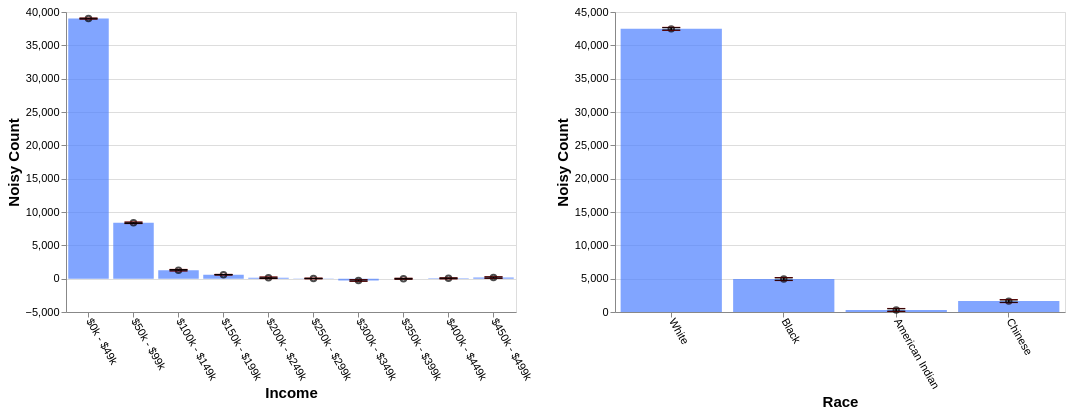

Describe this chart as a Vega-Lite specification.
### Vega-Lite specification from a JSON file in a GitHub repository (floating-point values rounded to 4 significant figures)
{"config": {"view": {"continuousWidth": 400, "continuousHeight": 300}, "axis": {"labelFontSize": 11, "titleFontSize": 15}, "axisBottom": {"labelAngle": 60}}, "hconcat": [{"layer": [{"mark": "bar", "encoding": {"color": {"value": "transparent"}, "tooltip": [{"aggregate": "sum", "field": "noisy_count", "title": "noisy count", "type": "quantitative"}, {"aggregate": "sum", "field": "noisy_count_prev", "title": "prev count", "type": "quantitative"}, {"aggregate": "sum", "field": "error", "title": "current error", "type": "quantitative"}, {"aggregate": "sum", "field": "error_prev", "title": "prev error", "type": "quantitative"}], "x": {"field": "income", "sort": null, "title": "Income", "type": "ordinal"}}, "height": 300, "selection": {"selector625": {"type": "interval", "encodings": ["x"]}}, "transform": [{"filter": {"selection": "selector626"}}], "width": 450}, {"mark": {"type": "bar", "color": "gray", "opacity": 0}, "encoding": {"x": {"field": "income", "sort": null, "title": "Income", "type": "ordinal"}, "y": {"aggregate": "sum", "field": "noisy_count_prev", "type": "quantitative"}}, "transform": [{"filter": {"selection": "selector626"}}]}, {"mark": {"type": "bar", "color": "#4C7FFF", "opacity": 0.7}, "encoding": {"x": {"field": "income", "sort": null, "title": "Income", "type": "ordinal"}, "y": {"aggregate": "sum", "field": "noisy_count", "type": "quantitative"}}, "transform": [{"filter": {"selection": "selector626"}}]}, {"mark": {"type": "point", "color": "black", "opacity": 0.7}, "encoding": {"x": {"field": "income", "sort": null, "title": "Income", "type": "ordinal"}, "y": {"aggregate": "sum", "field": "noisy_count", "title": "Noisy Count", "type": "quantitative"}}, "transform": [{"filter": {"selection": "selector626"}}]}, {"mark": {"type": "rule", "color": "#B6B6B6", "size": 2, "strokeDash": [3, 3]}, "encoding": {"x": {"field": "income", "sort": null, "title": "Income", "type": "ordinal"}, "y": {"aggregate": "sum", "field": "plus_error_prev_income", "title": "", "type": "quantitative"}, "y2": {"aggregate": "sum", "field": "minus_error_prev_income", "title": ""}}, "transform": [{"filter": {"selection": "selector626"}}]}, {"mark": {"type": "tick", "color": "#B90000", "size": 0, "strokeDash": [1, 1]}, "encoding": {"x": {"field": "income", "sort": null, "title": "Income", "type": "ordinal"}, "y": {"aggregate": "sum", "field": "plus_error_prev_income", "type": "quantitative"}}, "transform": [{"filter": {"selection": "selector626"}}]}, {"mark": {"type": "tick", "color": "#B90000", "size": 0, "strokeDash": [3, 1]}, "encoding": {"x": {"field": "income", "sort": null, "title": "Income", "type": "ordinal"}, "y": {"aggregate": "sum", "field": "minus_error_prev_income", "type": "quantitative"}}, "transform": [{"filter": {"selection": "selector626"}}]}, {"mark": {"type": "rule", "color": "black", "size": 2}, "encoding": {"x": {"field": "income", "sort": null, "title": "Income", "type": "ordinal"}, "y": {"aggregate": "sum", "field": "plus_error", "title": "", "type": "quantitative"}, "y2": {"aggregate": "sum", "field": "minus_error", "title": ""}}, "transform": [{"filter": {"selection": "selector626"}}]}, {"mark": {"type": "tick", "color": "black", "width": 0}, "encoding": {"x": {"field": "income", "sort": null, "title": "Income", "type": "ordinal"}, "y": {"aggregate": "sum", "field": "plus_error", "type": "quantitative"}}, "transform": [{"filter": {"selection": "selector626"}}]}, {"mark": {"type": "tick", "color": "black", "width": 0}, "encoding": {"x": {"field": "income", "sort": null, "title": "Income", "type": "ordinal"}, "y": {"aggregate": "sum", "field": "minus_error", "type": "quantitative"}}, "transform": [{"filter": {"selection": "selector626"}}]}]}, {"layer": [{"mark": "bar", "encoding": {"color": {"value": "transparent"}, "tooltip": [{"aggregate": "sum", "field": "noisy_count", "title": "noisy count", "type": "quantitative"}, {"aggregate": "sum", "field": "noisy_count_prev", "title": "prev count", "type": "quantitative"}, {"aggregate": "sum", "field": "error", "title": "current error", "type": "quantitative"}, {"aggregate": "sum", "field": "error_prev", "title": "prev error", "type": "quantitative"}], "x": {"field": "race", "sort": null, "title": "Race", "type": "ordinal"}}, "height": 300, "selection": {"selector626": {"type": "interval", "encodings": ["x"]}}, "transform": [{"filter": {"selection": "selector625"}}], "width": 450}, {"mark": {"type": "bar", "color": "gray", "opacity": 0}, "encoding": {"x": {"field": "race", "sort": null, "title": "Race", "type": "ordinal"}, "y": {"aggregate": "sum", "field": "noisy_count_prev", "type": "quantitative"}}, "transform": [{"filter": {"selection": "selector625"}}]}, {"mark": {"type": "bar", "color": "#4C7FFF", "opacity": 0.7}, "encoding": {"x": {"field": "race", "sort": null, "title": "Race", "type": "ordinal"}, "y": {"aggregate": "sum", "field": "noisy_count", "type": "quantitative"}}, "transform": [{"filter": {"selection": "selector625"}}]}, {"mark": {"type": "point", "color": "black", "opacity": 0.7}, "encoding": {"x": {"field": "race", "sort": null, "title": "Race", "type": "ordinal"}, "y": {"aggregate": "sum", "field": "noisy_count", "title": "Noisy Count", "type": "quantitative"}}, "transform": [{"filter": {"selection": "selector625"}}]}, {"mark": {"type": "rule", "color": "#B6B6B6", "size": 2, "strokeDash": [3, 3]}, "encoding": {"x": {"field": "race", "sort": null, "title": "Race", "type": "ordinal"}, "y": {"aggregate": "sum", "field": "plus_error_prev_race", "title": "", "type": "quantitative"}, "y2": {"aggregate": "sum", "field": "minus_error_prev_race", "title": ""}}, "transform": [{"filter": {"selection": "selector625"}}]}, {"mark": {"type": "tick", "color": "#B90000", "size": 0, "strokeDash": [1, 1]}, "encoding": {"x": {"field": "race", "sort": null, "title": "Race", "type": "ordinal"}, "y": {"aggregate": "sum", "field": "plus_error_prev_race", "type": "quantitative"}}, "transform": [{"filter": {"selection": "selector625"}}]}, {"mark": {"type": "tick", "color": "#B90000", "size": 0, "strokeDash": [3, 1]}, "encoding": {"x": {"field": "race", "sort": null, "title": "Race", "type": "ordinal"}, "y": {"aggregate": "sum", "field": "minus_error_prev_race", "type": "quantitative"}}, "transform": [{"filter": {"selection": "selector625"}}]}, {"mark": {"type": "rule", "color": "black", "size": 2}, "encoding": {"x": {"field": "race", "sort": null, "title": "Race", "type": "ordinal"}, "y": {"aggregate": "sum", "field": "plus_error", "title": "", "type": "quantitative"}, "y2": {"aggregate": "sum", "field": "minus_error", "title": ""}}, "transform": [{"filter": {"selection": "selector625"}}]}, {"mark": {"type": "tick", "color": "black", "width": 0}, "encoding": {"x": {"field": "race", "sort": null, "title": "Race", "type": "ordinal"}, "y": {"aggregate": "sum", "field": "plus_error", "type": "quantitative"}}, "transform": [{"filter": {"selection": "selector625"}}]}, {"mark": {"type": "tick", "color": "black", "width": 0}, "encoding": {"x": {"field": "race", "sort": null, "title": "Race", "type": "ordinal"}, "y": {"aggregate": "sum", "field": "minus_error", "type": "quantitative"}}, "transform": [{"filter": {"selection": "selector625"}}]}]}], "data": {"name": "data-3b63537cda1b923094b77ac823c52142"}, "$schema": "https://vega.github.io/schema/vega-lite/v4.17.0.json", "datasets": {"data-3b63537cda1b923094b77ac823c52142": [{"income": "$0k - $49k", "race": "White", "noisy_count": 33170.0, "true_count": 33160.0, "plus_error": 33180.0, "minus_error": 33150.0, "error": 15.0, "noisy_count_prev": 33160.0, "true_count_prev": 33160.0, "plus_error_prev": 33170.0, "minus_error_prev": 33140.0, "error_prev": 18.1, "plus_error_prev_income": 33180.0, "minus_error_prev_income": 33150.0, "plus_error_prev_race": 33180.0, "minus_error_prev_race": 33140.0}, {"income": "$0k - $49k", "race": "Black", "noisy_count": 4277.0, "true_count": 4314.0, "plus_error": 4292.0, "minus_error": 4262.0, "error": 15.0, "noisy_count_prev": 4282.0, "true_count_prev": 4314.0, "plus_error_prev": 4300.0, "minus_error_prev": 4264.0, "error_prev": 18.1, "plus_error_prev_income": 4307.0, "minus_error_prev_income": 4271.0, "plus_error_prev_race": 4303.0, "minus_error_prev_race": 4267.0}, {"income": "$0k - $49k", "race": "American Indian", "noisy_count": 519.5, "true_count": 489.0, "plus_error": 534.5, "minus_error": 504.4, "error": 15.0, "noisy_count_prev": 507.7, "true_count_prev": 489.0, "plus_error_prev": 525.7, "minus_error_prev": 489.6, "error_prev": 18.1, "plus_error_prev_income": 532.9, "minus_error_prev_income": 496.8, "plus_error_prev_race": 523.9, "minus_error_prev_race": 487.8}, {"income": "$0k - $49k", "race": "Chinese", "noisy_count": 1051.0, "true_count": 992.0, "plus_error": 1066.0, "minus_error": 1036.0, "error": 15.0, "noisy_count_prev": 1038.0, "true_count_prev": 992.0, "plus_error_prev": 1057.0, "minus_error_prev": 1020.0, "error_prev": 18.1, "plus_error_prev_income": 1064.0, "minus_error_prev_income": 1028.0, "plus_error_prev_race": 1058.0, "minus_error_prev_race": 1021.0}, {"income": "$50k - $99k", "race": "White", "noisy_count": 7516.0, "true_count": 7572.0, "plus_error": 7538.0, "minus_error": 7494.0, "error": 22.4, "noisy_count_prev": 7527.0, "true_count_prev": 7572.0, "plus_error_prev": 7557.0, "minus_error_prev": 7497.0, "error_prev": 29.8, "plus_error_prev_income": 7554.0, "minus_error_prev_income": 7494.0, "plus_error_prev_race": 7559.0, "minus_error_prev_race": 7499.0}, {"income": "$50k - $99k", "race": "Black", "noisy_count": 521.0, "true_count": 547.0, "plus_error": 543.4, "minus_error": 498.6, "error": 22.4, "noisy_count_prev": 515.2, "true_count_prev": 547.0, "plus_error_prev": 545.0, "minus_error_prev": 485.4, "error_prev": 29.8, "plus_error_prev_income": 541.7, "minus_error_prev_income": 482.1, "plus_error_prev_race": 547.9, "minus_error_prev_race": 488.3}, {"income": "$50k - $99k", "race": "American Indian", "noisy_count": 5.6, "true_count": 64.0, "plus_error": 27.9, "minus_error": -16.8, "error": 22.4, "noisy_count_prev": 18.2, "true_count_prev": 64.0, "plus_error_prev": 48.0, "minus_error_prev": -11.6, "error_prev": 29.8, "plus_error_prev_income": 44.72, "minus_error_prev_income": -14.88, "plus_error_prev_race": 46.16, "minus_error_prev_race": -13.44}, {"income": "$50k - $99k", "race": "Chinese", "noisy_count": 333.4, "true_count": 344.0, "plus_error": 355.8, "minus_error": 311.1, "error": 22.4, "noisy_count_prev": 328.7, "true_count_prev": 344.0, "plus_error_prev": 358.5, "minus_error_prev": 298.9, "error_prev": 29.8, "plus_error_prev_income": 355.2, "minus_error_prev_income": 295.6, "plus_error_prev_race": 359.5, "minus_error_prev_race": 299.9}, {"income": "$100k - $149k", "race": "White", "noisy_count": 1032.0, "true_count": 1036.0, "plus_error": 1055.0, "minus_error": 1010.0, "error": 22.4, "noisy_count_prev": 1007.0, "true_count_prev": 1036.0, "plus_error_prev": 1036.0, "minus_error_prev": 976.9, "error_prev": 29.8, "plus_error_prev_income": 1043.0, "minus_error_prev_income": 983.7, "plus_error_prev_race": 1039.0, "minus_error_prev_race": 979.0}, {"income": "$100k - $149k", "race": "Black", "noisy_count": 20.7, "true_count": 45.0, "plus_error": 43.1, "minus_error": -1.6, "error": 22.4, "noisy_count_prev": 32.4, "true_count_prev": 45.0, "plus_error_prev": 62.2, "minus_error_prev": 2.6, "error_prev": 29.8, "plus_error_prev_income": 68.98, "minus_error_prev_income": 9.375, "plus_error_prev_race": 65.08, "minus_error_prev_race": 5.48}, {"income": "$100k - $149k", "race": "American Indian", "noisy_count": 61.8, "true_count": 4.0, "plus_error": 84.2, "minus_error": 39.5, "error": 22.4, "noisy_count_prev": 53.4, "true_count_prev": 4.0, "plus_error_prev": 83.2, "minus_error_prev": 23.6, "error_prev": 29.8, "plus_error_prev_income": 89.98, "minus_error_prev_income": 30.38, "plus_error_prev_race": 81.36, "minus_error_prev_race": 21.76}, {"income": "$100k - $149k", "race": "Chinese", "noisy_count": 157.2, "true_count": 64.0, "plus_error": 179.6, "minus_error": 134.8, "error": 22.4, "noisy_count_prev": 152.5, "true_count_prev": 64.0, "plus_error_prev": 182.3, "minus_error_prev": 122.7, "error_prev": 29.8, "plus_error_prev_income": 189.1, "minus_error_prev_income": 129.5, "plus_error_prev_race": 183.3, "minus_error_prev_race": 123.7}, {"income": "$150k - $199k", "race": "White", "noisy_count": 567.2, "true_count": 559.0, "plus_error": 576.1, "minus_error": 558.3, "error": 8.9, "noisy_count_prev": 566.1, "true_count_prev": 559.0, "plus_error_prev": 578.8, "minus_error_prev": 553.4, "error_prev": 12.7, "plus_error_prev_income": 579.7, "minus_error_prev_income": 554.3, "plus_error_prev_race": 580.9, "minus_error_prev_race": 555.5}, {"income": "$150k - $199k", "race": "Black", "noisy_count": -14.7, "true_count": 15.0, "plus_error": -5.8, "minus_error": -23.7, "error": 8.9, "noisy_count_prev": -19.8, "true_count_prev": 15.0, "plus_error_prev": -7.1, "minus_error_prev": -32.4, "error_prev": 12.7, "plus_error_prev_income": -6.175, "minus_error_prev_income": -31.47, "plus_error_prev_race": -4.22, "minus_error_prev_race": -29.52}, {"income": "$150k - $199k", "race": "American Indian", "noisy_count": 4.2, "true_count": 1.0, "plus_error": 13.1, "minus_error": -4.7, "error": 8.9, "noisy_count_prev": 8.9, "true_count_prev": 1.0, "plus_error_prev": 21.6, "minus_error_prev": -3.8, "error_prev": 12.7, "plus_error_prev_income": 22.53, "minus_error_prev_income": -2.875, "plus_error_prev_race": 19.76, "minus_error_prev_race": -5.64}, {"income": "$150k - $199k", "race": "Chinese", "noisy_count": 37.7, "true_count": 34.0, "plus_error": 46.6, "minus_error": 28.8, "error": 8.9, "noisy_count_prev": 35.5, "true_count_prev": 34.0, "plus_error_prev": 48.2, "minus_error_prev": 22.8, "error_prev": 12.7, "plus_error_prev_income": 49.13, "minus_error_prev_income": 23.73, "plus_error_prev_race": 49.18, "minus_error_prev_race": 23.78}, {"income": "$200k - $249k", "race": "White", "noisy_count": 211.1, "true_count": 122.0, "plus_error": 233.4, "minus_error": 188.7, "error": 22.4, "noisy_count_prev": 206.9, "true_count_prev": 122.0, "plus_error_prev": 236.7, "minus_error_prev": 177.1, "error_prev": 29.8, "plus_error_prev_income": 232.4, "minus_error_prev_income": 172.8, "plus_error_prev_race": 238.8, "minus_error_prev_race": 179.2}, {"income": "$200k - $249k", "race": "Black", "noisy_count": 3.8, "true_count": 7.0, "plus_error": 26.1, "minus_error": -18.6, "error": 22.4, "noisy_count_prev": 9.0, "true_count_prev": 7.0, "plus_error_prev": 38.8, "minus_error_prev": -20.8, "error_prev": 29.8, "plus_error_prev_income": 34.47, "minus_error_prev_income": -25.13, "plus_error_prev_race": 41.68, "minus_error_prev_race": -17.92}, {"income": "$200k - $249k", "race": "American Indian", "noisy_count": -27.7, "true_count": 3.0, "plus_error": -5.3, "minus_error": -50.1, "error": 22.4, "noisy_count_prev": -19.9, "true_count_prev": 3.0, "plus_error_prev": 9.9, "minus_error_prev": -49.7, "error_prev": 29.8, "plus_error_prev_income": 5.575, "minus_error_prev_income": -54.03, "plus_error_prev_race": 8.06, "minus_error_prev_race": -51.54}, {"income": "$200k - $249k", "race": "Chinese", "noisy_count": -56.9, "true_count": 5.0, "plus_error": -34.5, "minus_error": -79.2, "error": 22.4, "noisy_count_prev": -48.4, "true_count_prev": 5.0, "plus_error_prev": -18.6, "minus_error_prev": -78.2, "error_prev": 29.8, "plus_error_prev_income": -22.93, "minus_error_prev_income": -82.53, "plus_error_prev_race": -17.62, "minus_error_prev_race": -77.22}, {"income": "$250k - $299k", "race": "White", "noisy_count": 65.0, "true_count": 43.0, "plus_error": 73.8, "minus_error": 56.1, "error": 8.8, "noisy_count_prev": 58.5, "true_count_prev": 43.0, "plus_error_prev": 71.1, "minus_error_prev": 46.0, "error_prev": 12.6, "plus_error_prev_income": 73.38, "minus_error_prev_income": 48.27, "plus_error_prev_race": 73.16, "minus_error_prev_race": 48.06}, {"income": "$250k - $299k", "race": "Black", "noisy_count": 14.4, "true_count": 0.0, "plus_error": 23.3, "minus_error": 5.6, "error": 8.8, "noisy_count_prev": 7.3, "true_count_prev": 0.0, "plus_error_prev": 19.9, "minus_error_prev": -5.2, "error_prev": 12.6, "plus_error_prev_income": 22.17, "minus_error_prev_income": -2.925, "plus_error_prev_race": 22.78, "minus_error_prev_race": -2.32}, {"income": "$250k - $299k", "race": "American Indian", "noisy_count": -50.0, "true_count": 0.0, "plus_error": -41.2, "minus_error": -58.9, "error": 8.8, "noisy_count_prev": -50.9, "true_count_prev": 0.0, "plus_error_prev": -38.3, "minus_error_prev": -63.4, "error_prev": 12.6, "plus_error_prev_income": -36.02, "minus_error_prev_income": -61.12, "plus_error_prev_race": -40.14, "minus_error_prev_race": -65.24}, {"income": "$250k - $299k", "race": "Chinese", "noisy_count": 0.5, "true_count": 3.0, "plus_error": 9.3, "minus_error": -8.4, "error": 8.8, "noisy_count_prev": 5.9, "true_count_prev": 3.0, "plus_error_prev": 18.5, "minus_error_prev": -6.7, "error_prev": 12.6, "plus_error_prev_income": 20.77, "minus_error_prev_income": -4.425, "plus_error_prev_race": 19.48, "minus_error_prev_race": -5.72}, {"income": "$300k - $349k", "race": "White", "noisy_count": -32.0, "true_count": 11.0, "plus_error": -9.7, "minus_error": -54.4, "error": 22.4, "noisy_count_prev": -32.3, "true_count_prev": 11.0, "plus_error_prev": -2.5, "minus_error_prev": -62.1, "error_prev": 29.8, "plus_error_prev_income": -10.52, "minus_error_prev_income": -70.12, "plus_error_prev_race": -0.44, "minus_error_prev_race": -60.04}, {"income": "$300k - $349k", "race": "Black", "noisy_count": -33.0, "true_count": 1.0, "plus_error": -10.6, "minus_error": -55.4, "error": 22.4, "noisy_count_prev": -21.0, "true_count_prev": 1.0, "plus_error_prev": 8.8, "minus_error_prev": -50.8, "error_prev": 29.8, "plus_error_prev_income": 0.775, "minus_error_prev_income": -58.82, "plus_error_prev_race": 11.68, "minus_error_prev_race": -47.92}, {"income": "$300k - $349k", "race": "American Indian", "noisy_count": -141.9, "true_count": 0.0, "plus_error": -119.5, "minus_error": -164.3, "error": 22.4, "noisy_count_prev": -128.5, "true_count_prev": 0.0, "plus_error_prev": -98.7, "minus_error_prev": -158.4, "error_prev": 29.8, "plus_error_prev_income": -106.7, "minus_error_prev_income": -166.4, "plus_error_prev_race": -100.5, "minus_error_prev_race": -160.2}, {"income": "$300k - $349k", "race": "Chinese", "noisy_count": -64.8, "true_count": 0.0, "plus_error": -42.4, "minus_error": -87.2, "error": 22.4, "noisy_count_prev": -57.8, "true_count_prev": 0.0, "plus_error_prev": -28.0, "minus_error_prev": -87.6, "error_prev": 29.8, "plus_error_prev_income": -36.02, "minus_error_prev_income": -95.62, "plus_error_prev_race": -27.02, "minus_error_prev_race": -86.62}, {"income": "$350k - $399k", "race": "White", "noisy_count": 29.5, "true_count": 2.0, "plus_error": 44.4, "minus_error": 14.5, "error": 15.0, "noisy_count_prev": 25.0, "true_count_prev": 2.0, "plus_error_prev": 43.0, "minus_error_prev": 7.0, "error_prev": 18.0, "plus_error_prev_income": 47.77, "minus_error_prev_income": 11.77, "plus_error_prev_race": 45.06, "minus_error_prev_race": 9.06}, {"income": "$350k - $399k", "race": "Black", "noisy_count": -12.8, "true_count": 0.0, "plus_error": 2.1, "minus_error": -27.8, "error": 15.0, "noisy_count_prev": -15.0, "true_count_prev": 0.0, "plus_error_prev": 3.0, "minus_error_prev": -32.9, "error_prev": 18.0, "plus_error_prev_income": 7.775, "minus_error_prev_income": -28.12, "plus_error_prev_race": 5.88, "minus_error_prev_race": -30.02}, {"income": "$350k - $399k", "race": "American Indian", "noisy_count": -32.7, "true_count": 0.0, "plus_error": -17.7, "minus_error": -47.7, "error": 15.0, "noisy_count_prev": -46.5, "true_count_prev": 0.0, "plus_error_prev": -28.5, "minus_error_prev": -64.5, "error_prev": 18.0, "plus_error_prev_income": -23.73, "minus_error_prev_income": -59.73, "plus_error_prev_race": -30.34, "minus_error_prev_race": -66.34}, {"income": "$350k - $399k", "race": "Chinese", "noisy_count": 3.1, "true_count": 0.0, "plus_error": 18.1, "minus_error": -11.9, "error": 15.0, "noisy_count_prev": 4.5, "true_count_prev": 0.0, "plus_error_prev": 22.5, "minus_error_prev": -13.5, "error_prev": 18.0, "plus_error_prev_income": 27.27, "minus_error_prev_income": -8.725, "plus_error_prev_race": 23.48, "minus_error_prev_race": -12.52}, {"income": "$400k - $449k", "race": "White", "noisy_count": -14.3, "true_count": 2.0, "plus_error": 0.8, "minus_error": -29.5, "error": 15.2, "noisy_count_prev": -5.0, "true_count_prev": 2.0, "plus_error_prev": 13.2, "minus_error_prev": -23.2, "error_prev": 18.2, "plus_error_prev_income": 13.35, "minus_error_prev_income": -23.05, "plus_error_prev_race": 15.26, "minus_error_prev_race": -21.14}, {"income": "$400k - $449k", "race": "Black", "noisy_count": 101.3, "true_count": 0.0, "plus_error": 116.4, "minus_error": 86.1, "error": 15.2, "noisy_count_prev": 79.5, "true_count_prev": 0.0, "plus_error_prev": 97.7, "minus_error_prev": 61.2, "error_prev": 18.2, "plus_error_prev_income": 97.85, "minus_error_prev_income": 61.35, "plus_error_prev_race": 100.6, "minus_error_prev_race": 64.08}, {"income": "$400k - $449k", "race": "American Indian", "noisy_count": -66.6, "true_count": 0.0, "plus_error": -51.5, "minus_error": -81.8, "error": 15.2, "noisy_count_prev": -55.1, "true_count_prev": 0.0, "plus_error_prev": -36.8, "minus_error_prev": -73.3, "error_prev": 18.2, "plus_error_prev_income": -36.65, "minus_error_prev_income": -73.15, "plus_error_prev_race": -38.64, "minus_error_prev_race": -75.14}, {"income": "$400k - $449k", "race": "Chinese", "noisy_count": 29.1, "true_count": 0.0, "plus_error": 44.3, "minus_error": 14.0, "error": 15.2, "noisy_count_prev": 29.5, "true_count_prev": 0.0, "plus_error_prev": 47.8, "minus_error_prev": 11.3, "error_prev": 18.2, "plus_error_prev_income": 47.95, "minus_error_prev_income": 11.45, "plus_error_prev_race": 48.78, "minus_error_prev_race": 12.28}, {"income": "$450k - $499k", "race": "White", "noisy_count": -71.0, "true_count": 1.0, "plus_error": -48.7, "minus_error": -93.4, "error": 22.4, "noisy_count_prev": -60.4, "true_count_prev": 1.0, "plus_error_prev": -30.6, "minus_error_prev": -90.3, "error_prev": 29.8, "plus_error_prev_income": -26.85, "minus_error_prev_income": -86.55, "plus_error_prev_race": -28.54, "minus_error_prev_race": -88.24}, {"income": "$450k - $499k", "race": "Black", "noisy_count": 62.5, "true_count": 0.0, "plus_error": 84.9, "minus_error": 40.2, "error": 22.4, "noisy_count_prev": 42.0, "true_count_prev": 0.0, "plus_error_prev": 71.8, "minus_error_prev": 12.2, "error_prev": 29.8, "plus_error_prev_income": 75.55, "minus_error_prev_income": 15.95, "plus_error_prev_race": 74.68, "minus_error_prev_race": 15.08}, {"income": "$450k - $499k", "race": "American Indian", "noisy_count": 33.1, "true_count": 0.0, "plus_error": 55.4, "minus_error": 10.7, "error": 22.4, "noisy_count_prev": 36.4, "true_count_prev": 0.0, "plus_error_prev": 66.2, "minus_error_prev": 6.5, "error_prev": 29.8, "plus_error_prev_income": 69.95, "minus_error_prev_income": 10.25, "plus_error_prev_race": 64.36, "minus_error_prev_race": 4.66}, {"income": "$450k - $499k", "race": "Chinese", "noisy_count": 142.2, "true_count": 0.0, "plus_error": 164.5, "minus_error": 119.8, "error": 22.4, "noisy_count_prev": 133.8, "true_count_prev": 0.0, "plus_error_prev": 163.6, "minus_error_prev": 104.0, "error_prev": 29.8, "plus_error_prev_income": 167.3, "minus_error_prev_income": 107.8, "plus_error_prev_race": 164.6, "minus_error_prev_race": 105.0}]}}
